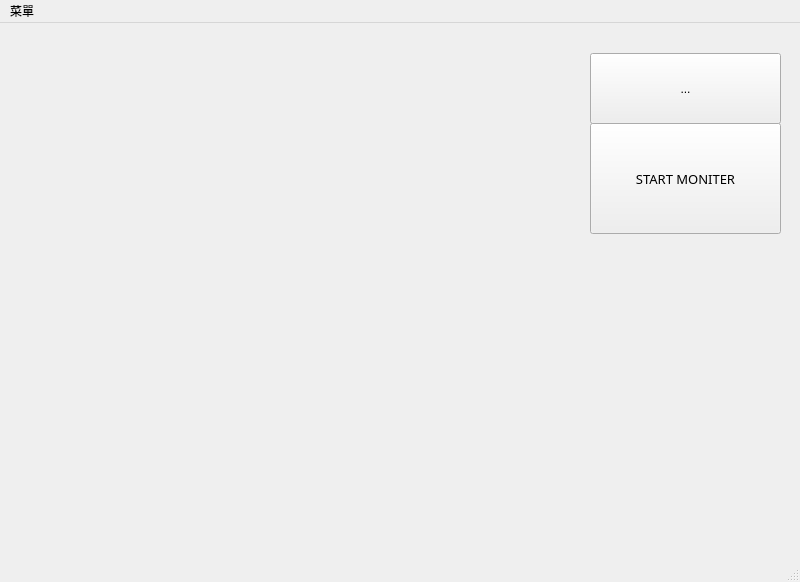
<?xml version="1.0" encoding="UTF-8"?>
<ui version="4.0">
 <class>MainWindow</class>
 <widget class="QMainWindow" name="MainWindow">
  <property name="geometry">
   <rect>
    <x>0</x>
    <y>0</y>
    <width>800</width>
    <height>582</height>
   </rect>
  </property>
  <property name="windowTitle">
   <string>MainWindow</string>
  </property>
  <widget class="QWidget" name="centralwidget">
   <widget class="QToolButton" name="toolButton">
    <property name="geometry">
     <rect>
      <x>590</x>
      <y>30</y>
      <width>191</width>
      <height>71</height>
     </rect>
    </property>
    <property name="text">
     <string>...</string>
    </property>
   </widget>
   <widget class="QToolButton" name="toolButton_2">
    <property name="geometry">
     <rect>
      <x>590</x>
      <y>100</y>
      <width>191</width>
      <height>111</height>
     </rect>
    </property>
    <property name="font">
     <font>
      <family>Vineta BT</family>
      <pointsize>10</pointsize>
     </font>
    </property>
    <property name="text">
     <string>START MONITER</string>
    </property>
   </widget>
   <widget class="PlotWidget" name="graphWidget" native="true">
    <property name="geometry">
     <rect>
      <x>29</x>
      <y>49</y>
      <width>431</width>
      <height>251</height>
     </rect>
    </property>
   </widget>
  </widget>
  <widget class="QStatusBar" name="statusbar"/>
  <widget class="QMenuBar" name="menubar">
   <property name="geometry">
    <rect>
     <x>0</x>
     <y>0</y>
     <width>800</width>
     <height>21</height>
    </rect>
   </property>
   <widget class="QMenu" name="menu">
    <property name="title">
     <string>菜單</string>
    </property>
    <addaction name="actionNew_File"/>
    <addaction name="actionOpenFile"/>
    <addaction name="actionClose"/>
   </widget>
   <addaction name="menu"/>
  </widget>
  <action name="actionNew_File">
   <property name="text">
    <string>New File</string>
   </property>
  </action>
  <action name="actionOpenFile">
   <property name="text">
    <string>OpenFile</string>
   </property>
  </action>
  <action name="actionClose">
   <property name="text">
    <string>Close</string>
   </property>
  </action>
 </widget>
 <customwidgets>
  <customwidget>
   <class>PlotWidget</class>
   <extends>QWidget</extends>
   <header>pyqtgraph</header>
   <container>1</container>
  </customwidget>
 </customwidgets>
 <resources/>
 <connections/>
</ui>
